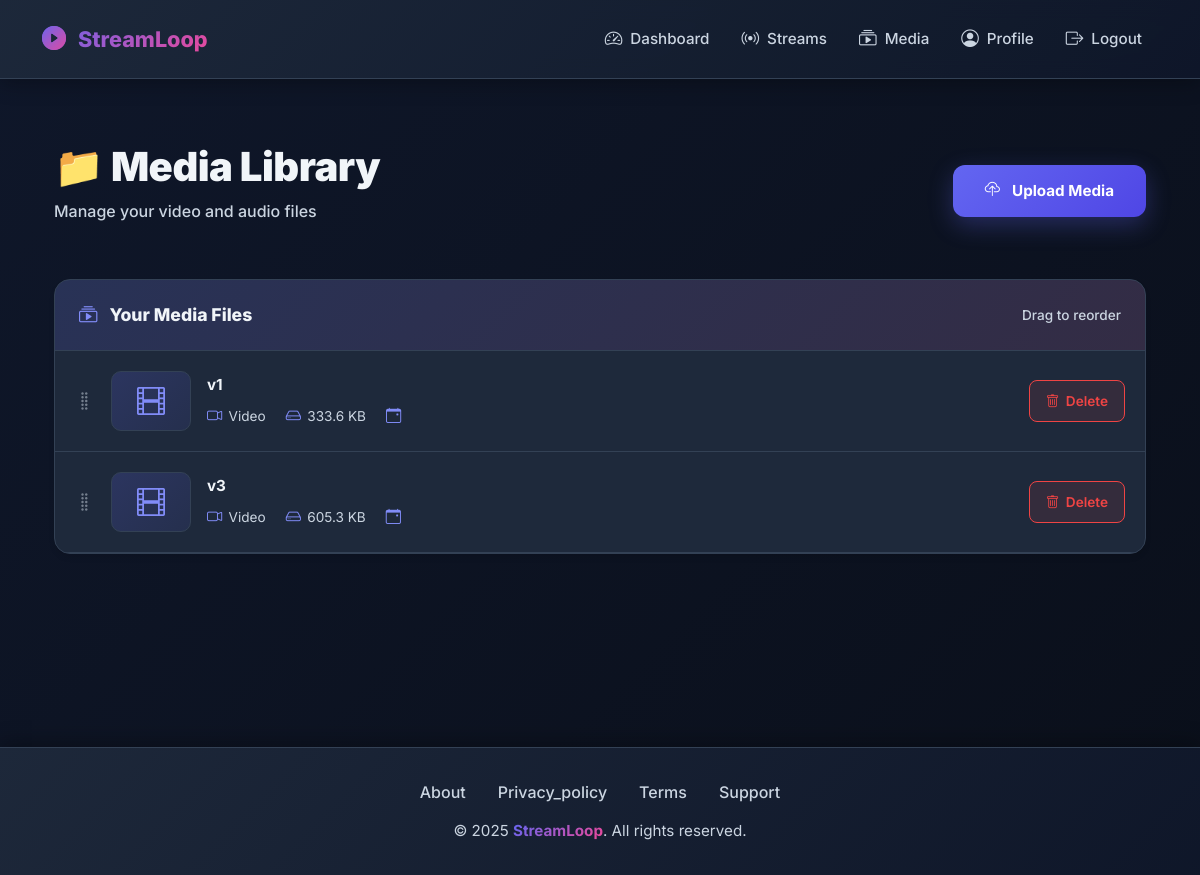
The app's page /streaming/media/ (signed in) with its own data.
### apps/streaming/models.py (models this page shows, shortened)
class MediaFile(models.Model):
    MEDIA_TYPES = [
        ('video', 'Video'),
        ('audio', 'Audio'),
    ]
    user = models.ForeignKey(User, on_delete=models.CASCADE, related_name='media_files')
    title = models.CharField(max_length=255)
    file = models.FileField(upload_to='uploads/media/')
    thumbnail = models.ImageField(upload_to='uploads/thumbnails/', blank=True, null=True)
    media_type = models.CharField(max_length=10, choices=MEDIA_TYPES)
    sequence = models.PositiveIntegerField(default=0)
    duration = models.FloatField(default=0.0)  # in seconds
    file_size = models.BigIntegerField(default=0)  # in bytes
    created_at = models.DateTimeField(auto_now_add=True)
    class Meta:
        verbose_name = 'Media File'
        verbose_name_plural = 'Media Files'
        ordering = ['sequence', 'created_at']

### apps/streaming/views.py (the view)
# urls.py: path('media/', views.media_list_view, name='media_list'),
@login_required
def media_list_view(request):
    media_files = MediaFile.objects.filter(user=request.user)
    subscription = Subscription.objects.filter(
        user=request.user,
        is_active=True,
        status='active'
    ).first()
    current_usage = get_user_storage_usage(request.user)
    available_storage = 0
    if subscription:
        available_storage = subscription.storage_limit - current_usage
    context = {
        'media_files': media_files,
        'storage_usage': format_bytes(current_usage),
        'storage_limit': format_bytes(subscription.storage_limit) if subscription else 'N/A',
        'storage_available': format_bytes(available_storage),
    }
    return render(request, 'streaming/media_list.html', context)

### apps/streaming/views.py (called while the page is built)
def get_user_storage_usage(user):
    total_size = 0
    media_files = MediaFile.objects.filter(user=user)
    for media in media_files:
        if media.file:
            try:
                total_size += media.file.size
            except:
                pass
    return total_size

def format_bytes(bytes_size):
    for unit in ['B', 'KB', 'MB', 'GB']:
        if bytes_size < 1024:
            return f"{bytes_size:.2f} {unit}"
        bytes_size /= 1024
    return f"{bytes_size:.2f} TB"

### templates/streaming/media_list.html (shortened to what this page needs)
{% extends 'base.html' %}
{% block content %}
<div class="media-library-container fade-in">
  <div class="container">
    <div class="media-library-header">
      <div class="media-library-title">
        <h1>📁 Media Library</h1>
        <p class="media-library-subtitle">Manage your video and audio files</p>
      </div>
      <a href="{% url 'media_upload' %}" class="btn-upload-media">
        <i class="bi bi-cloud-upload"></i> Upload Media
      </a>
    </div>
    {% if media_files %}
      <div class="media-card">
        <div class="media-card-header">
          <h5>
            <i class="bi bi-collection-play"></i> Your Media Files
          </h5>
          <div class="media-reorder-hint">
             Drag to reorder
          </div>
        </div>
        <ul id="media-list" class="media-list">
          {% for media in media_files %}
            <li class="media-item" data-id="{{ media.id }}">
              <div class="media-drag-handle">
                <i class="bi bi-grip-vertical"></i>
              </div>
              <div class="media-content-wrapper">
                {% if media.thumbnail %}
                  <img src="{{ media.thumbnail.url }}" alt="{{ media.title }}" class="media-thumbnail">
                {% else %}
                  <div class="media-placeholder {% if media.media_type == 'video' %}video{% else %}audio{% endif %}">
                    {% if media.media_type == 'video' %}
                      <i class="bi bi-film"></i>
                    {% else %}
                      <i class="bi bi-music-note"></i>
                    {% endif %}
                  </div>
                {% endif %}
                <div class="media-info">
                  <div class="media-title">{{ media.title }}</div>
                  <div class="media-meta">
                    <div class="media-meta-item">
                      {% if media.media_type == 'video' %}
                        <i class="bi bi-camera-video"></i>
                        <span>Video</span>
                      {% else %}
                        <i class="bi bi-music-note-beamed"></i>
                        <span>Audio</span>
                      {% endif %}
                    </div>
                    <div class="media-meta-item">
                      <i class="bi bi-hdd"></i>
                      <span>{{ media.file_size|filesizeformat }}</span>
                    </div>
                    <div class="media-meta-item">
                      <i class="bi bi-calendar-event"></i>
                    </div>
                  </div>
                </div>
              </div>
              <div class="media-actions">
                <form method="post" action="{% url 'media_delete' media.id %}" class="d-inline" onsubmit="return confirm('Are you sure you want to delete this file?');">
                  <button type="submit" class="btn-media-delete">
                    <i class="bi bi-trash"></i> Delete
                  </button>
                </form>
              </div>
            </li>
          {% endfor %}
        </ul>
      </div>
    {% endif %}
  </div>
</div>
{% endblock %}

### templates/base.html (style rules this page uses)
:root { --primary-color: #6366f1; --primary-dark: #4f46e5; --primary-light: #818cf8; --secondary-color: #ec4899; --success-color: #10b981; --danger-color: #ef4444; --warning-color: #f59e0b; --info-color: #3b82f6; --dark-bg: #0f172a; --darker-bg: #0a0f1a; --card-bg: #1e293b; --card-bg-light: #f8fafc; --text-primary: #f1f5f9; --text-secondary: #cbd5e1; --border-color: #334155; --shadow-sm: 0 1px 2px 0 rgba(0, 0, 0, 0.05); --shadow-md: 0 4px 6px -1px rgba(0, 0, 0, 0.1); --shadow-lg: 0 10px 15px -3px rgba(0, 0, 0, 0.2); --shadow-xl: 0 20px 25px -5px rgba(0, 0, 0, 0.3); --transition-smooth: all 0.3s cubic-bezier(0.4, 0, 0.2, 1); }
* { margin: 0; padding: 0; box-sizing: border-box; }
html { scroll-behavior: smooth; }
body { font-family: 'Inter', -apple-system, BlinkMacSystemFont, 'Segoe UI', sans-serif; background: linear-gradient(135deg, var(--dark-bg) 0%, var(--darker-bg) 100%); color: var(--text-primary); min-height: 100vh; overflow-x: hidden; }
.fade-in { animation: fadeInUp 0.6s ease-out; }

### templates/streaming/media_list.html (style rules this page uses)
.media-library-container { animation: fadeInUp 0.6s ease-out; padding: 2rem 0; }
.media-library-header { display: flex; justify-content: space-between; align-items: center; margin-bottom: 2.5rem; flex-wrap: wrap; gap: 1.5rem; }
.media-library-title { flex: 1; min-width: 250px; }
.media-library-title h1 { font-size: 2.5rem; font-weight: 900; color: var(--text-primary); margin-bottom: 0.5rem; letter-spacing: -0.5px; }
.media-library-subtitle { color: var(--text-secondary); font-size: 1rem; font-weight: 500; }
.btn-upload-media { background: linear-gradient(135deg, var(--primary-color), var(--primary-dark)); color: white; border: none; padding: 0.9rem 2rem; border-radius: 12px; font-weight: 700; font-size: 0.95rem; cursor: pointer; transition: var(--transition-smooth); display: inline-flex; align-items: center; gap: 0.75rem; box-shadow: 0 8px 25px rgba(99, 102, 241, 0.3); text-decoration: none; }
.media-card { background: var(--card-bg); border: 1px solid var(--border-color); border-radius: 16px; overflow: hidden; box-shadow: var(--shadow-md); transition: var(--transition-smooth); }
.media-card-header { background: linear-gradient(135deg, rgba(99, 102, 241, 0.15) 0%, rgba(236, 72, 153, 0.1) 100%); border-bottom: 1px solid var(--border-color); padding: 1.5rem; display: flex; justify-content: space-between; align-items: center; }
.media-card-header h5 { font-size: 1.1rem; font-weight: 800; color: var(--text-primary); margin: 0; display: flex; align-items: center; gap: 0.75rem; }
.media-card-header i { color: var(--primary-light); font-size: 1.15rem; }
.media-reorder-hint { font-size: 0.85rem; color: var(--text-secondary); font-weight: 500; display: flex; align-items: center; gap: 0.5rem; }
.media-list { list-style: none; padding: 0; margin: 0; }
.media-item { display: flex; align-items: center; justify-content: space-between; padding: 1.25rem; border-bottom: 1px solid var(--border-color); transition: var(--transition-smooth); cursor: grab; }
.media-drag-handle { color: var(--text-secondary); margin-right: 1rem; cursor: grab; flex-shrink: 0; font-size: 1.25rem; opacity: 0.5; transition: var(--transition-smooth); }
.media-content-wrapper { display: flex; align-items: center; gap: 1rem; flex: 1; min-width: 0; }
.media-placeholder { width: 80px; height: 60px; border-radius: 10px; display: flex; align-items: center; justify-content: center; flex-shrink: 0; border: 1px solid var(--border-color); font-size: 1.75rem; }
.media-placeholder.video { background: linear-gradient(135deg, rgba(99, 102, 241, 0.2) 0%, rgba(99, 102, 241, 0.1) 100%); color: var(--primary-light); }
.media-info { flex: 1; min-width: 0; }
.media-title { font-size: 0.95rem; font-weight: 700; color: var(--text-primary); margin-bottom: 0.5rem; word-break: break-word; }
.media-meta { display: flex; flex-wrap: wrap; gap: 1.25rem; }
.media-meta-item { display: flex; align-items: center; gap: 0.4rem; font-size: 0.85rem; color: var(--text-secondary); }
.media-meta-item i { color: var(--primary-light); font-size: 0.95rem; }
.media-actions { display: flex; gap: 0.75rem; flex-shrink: 0; }
.btn-media-delete { background: rgba(239, 68, 68, 0.1); color: var(--danger-color); border: 1px solid var(--danger-color); padding: 0.6rem 1rem; border-radius: 8px; font-size: 0.85rem; font-weight: 600; cursor: pointer; transition: var(--transition-smooth); display: inline-flex; align-items: center; gap: 0.4rem; }

### records on screen
MediaFile: media_type "video" (drawn), title "v1", file_size|filesizeformat "333.6 KB"
MediaFile: media_type "video" (drawn), title "v3", file_size|filesizeformat "605.3 KB"
